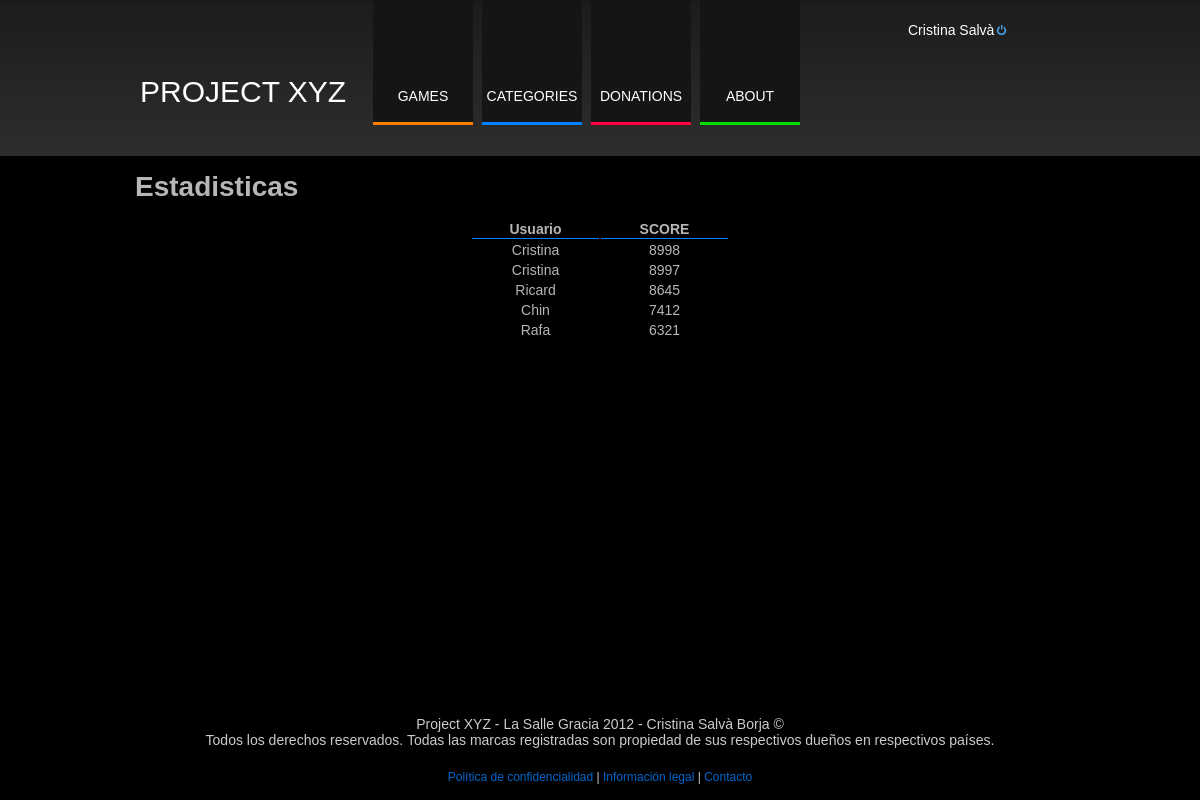
The page /estadistics.php?id_game=2 (signed in) on the database its author committed.
### tables this page shows
CREATE TABLE IF NOT EXISTS `users` (
  `id_user` int(10) unsigned NOT NULL AUTO_INCREMENT,
  `name_user` varchar(32) NOT NULL,
  `last_name_user` varchar(32) NOT NULL,
  `mail_user` varchar(32) NOT NULL,
  `password_user` varchar(32) NOT NULL,
  `status` char(1) NOT NULL DEFAULT '1',
  PRIMARY KEY (`id_user`),
  UNIQUE KEY `mail_user` (`mail_user`)
);

CREATE TABLE IF NOT EXISTS `scores` (
  `id_score` int(11) NOT NULL AUTO_INCREMENT,
  `id_user` int(11) NOT NULL,
  `id_game` int(11) NOT NULL,
  `score` int(11) NOT NULL,
  `date` datetime NOT NULL,
  PRIMARY KEY (`id_score`)
);

### includes/func.getUserID.php (called while the page is built, shortened)
<?php
function getUserID($connection)
{
	$login = addslashes(trim($_SESSION['login']));
	$query = <<<EOD
SELECT id_user,name_user,last_name_user
FROM users
WHERE mail_user='{$login}'
AND `status`=1
EOD;
	$res = mysql_query($query, $connection);
	$user = mysql_fetch_assoc($res);
	return $user;
}
?>

### estadistics.php (the view, shortened to what this page needs)
<?php
require_once('includes/template.php');
require_once('includes/func.getUserID.php');
$id_game = intval($_GET['id_game']);
require_once('includes/connection.php');
openBody('Estadisticas' , 'mainPage', $connection);
$query = <<<EOD
SELECT s.id_user, u.name_user, s.score
FROM scores s,users u
WHERE s.id_user=u.id_user
AND s.id_game={$id_game}
ORDER BY score DESC
LIMIT 0,5
EOD;
$gameTop = '';
$res = mysql_query($query,$connection);
while($top = mysql_fetch_assoc($res)){
	$gameTop .= <<<EOD
<tr>
<td>{$top['name_user']}</td><td>{$top['score']}</td>
</TR>
EOD;
}
?>
<div class="top">
<table>
<th>Usuario</th><th>SCORE</th>
<?php
echo $gameTop;
?>
</table>
</div>

### includes/func.buildLogout.php (shortened to what this page needs)
<?php
function buildLogout ($connection){
	require_once('func.getUserID.php');
	$login = getUserID($connection);
	return <<<EOD
<div class="logout_user"><a href="logout.php?id_user={$login['id_user']}">{$login['name_user']} {$login['last_name_user']}</a><span class="ui-icon ui-icon-power"></span></div>
EOD;
}
?>

### styles/styles.css (style rules this page uses)
body { margin:0; font-family: Arial, Helvetica, sans-serif; font-size:14px; background-color:black; }
a { cursor:auto; }
.logout_user { width:180px; }
.logout_user a { position:relative; clear:both; float:left; text-decoration:none; color:white; }
.top table { position:relative; margin:0 auto 0 auto; text-align: center; }
.top th { border-bottom:1px solid #0080FF; }
.top td { width:125px; }

### rows shown on the page
users: name_user "Cristina", last_name_user "Salvà"
scores: id_user.name_user "Cristina", score "8998"
scores: id_user.name_user "Cristina", score "8997"
scores: id_user.name_user "Ricard", score "8645"
scores: id_user.name_user "Chin", score "7412"
scores: id_user.name_user "Rafa", score "6321"

### other values the page prints
$title "Estadisticas"
$info "Project XYZ - La Salle Gracia 2012 - Cristina Salvà Borja © Todos los derechos reservados. Todas las marcas registradas son propiedad de sus respectivos dueños en respectivos países."
